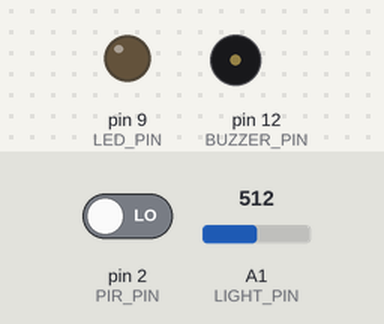
Bench run of a sketch on a simulated Arduino Uno, built with avr-gcc and run on an emulated ATmega328P. On the bench: output pins drawn as LEDs (lit = HIGH), buzzer (waves = sounding). The test bench sets the inputs (shaded band); at power-on: A1 (LIGHT_PIN) = 512, pin 2 (PIR_PIN) LOW.

Above: at 1.2 s.
1.3 s: A1 (LIGHT_PIN) set to 457
2.8 s: A1 (LIGHT_PIN) set to 436
At 4.0 s:
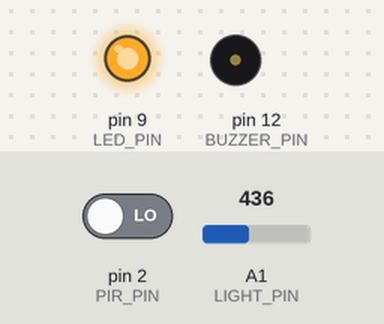
4.3 s: pin 2 (PIR_PIN) driven HIGH
At 4.37 s:
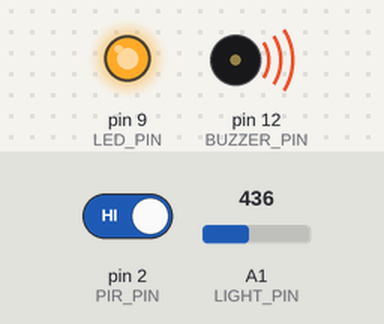
Timing chart, 0 to 7.3 s (numbered marks = the images above; inputs shaded):
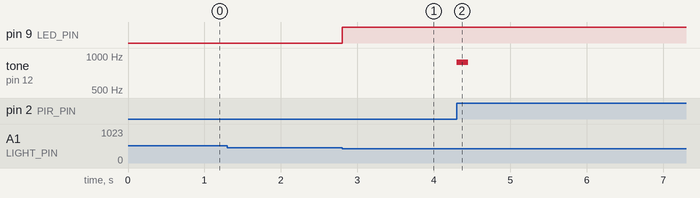

The sketch:

Challenge05_CompletePrototype.ino
```cpp
// Complete example solution for Lesson19, challenge 05.
const int LIGHT_PIN = A1, PIR_PIN = 2, LED_PIN = 9, BUZZER_PIN = 12;
const int DARK_LIMIT = 450;
int previousMotion = LOW;
void setup() {
  pinMode(PIR_PIN, INPUT);
  pinMode(LED_PIN, OUTPUT);
}
void loop() {
  int motion = digitalRead(PIR_PIN);
  bool dark = analogRead(LIGHT_PIN)<DARK_LIMIT;
  digitalWrite(LED_PIN, (dark || motion == HIGH)?HIGH:LOW);
  if (motion == HIGH && previousMotion == LOW) tone(BUZZER_PIN, 880, 150);
  previousMotion = motion;
}
```

Measured:
- the behaviour switches between 450 and 449 on A1 (LIGHT_PIN) (found by bisection; images 0 and 1)
- after the input at 1.3 s, every drawn part: stays the same
- after the input at 2.8 s, pin 9 (LED_PIN): LOW → HIGH at once
- after the input at 4.3 s, tone on pin 12 (BUZZER_PIN): silent → 880 Hz at once, → silent 0.15 s later
